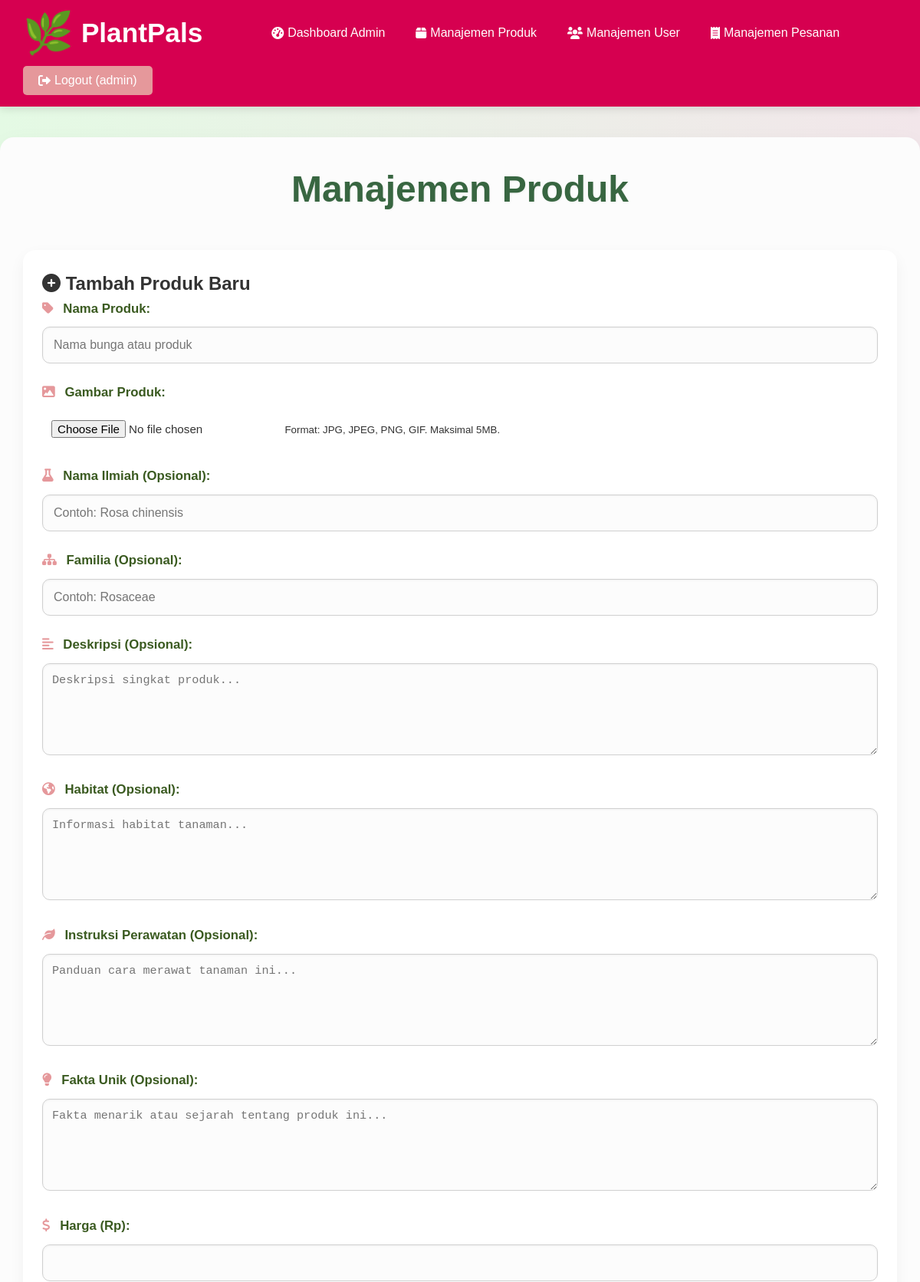
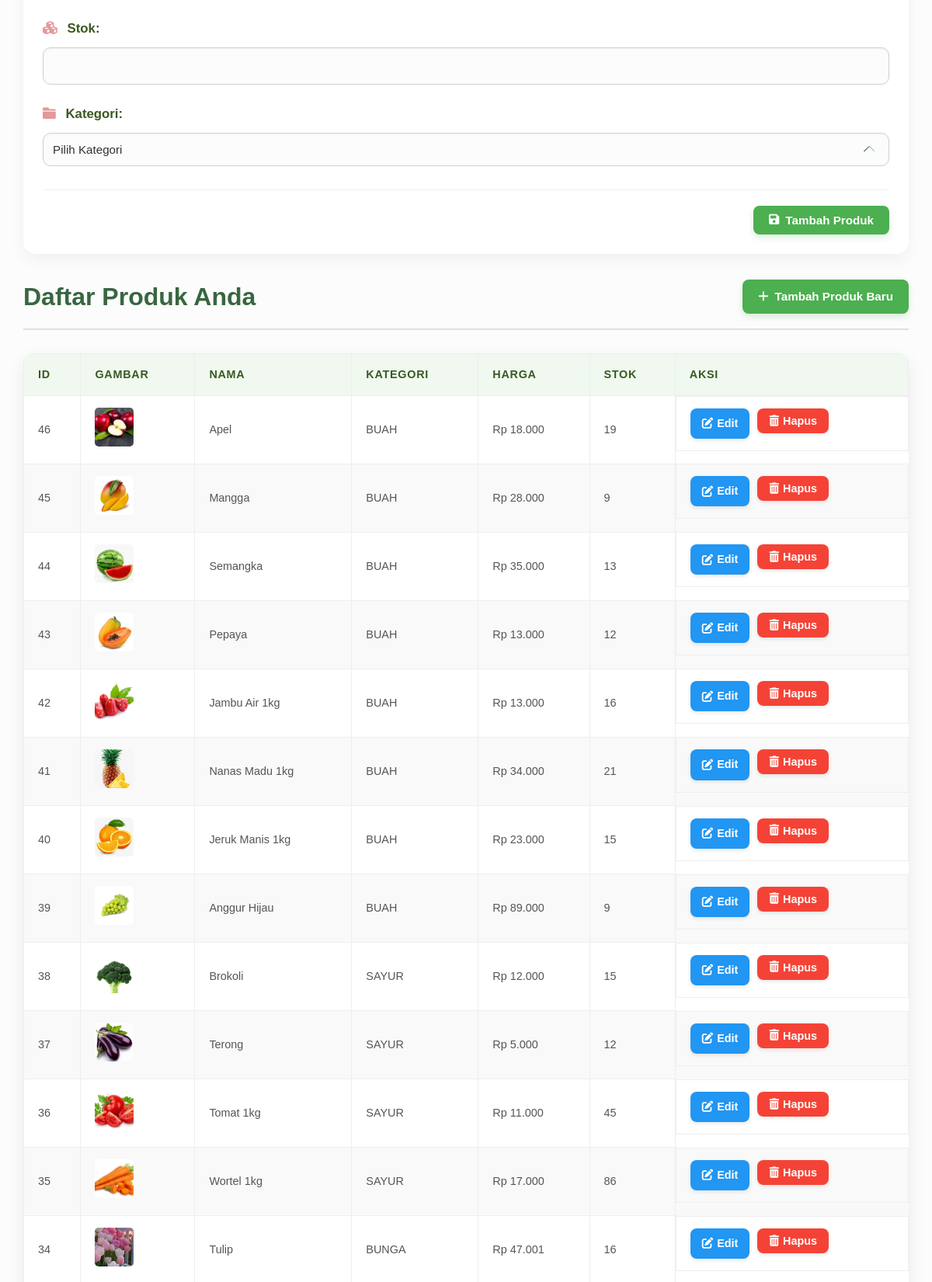
The app's page /admin/products.php (signed in, upper part) with its own data (2 pictures, top to bottom).
### tables this page shows
CREATE TABLE `products` (
  `id` int(11) NOT NULL,
  `name` varchar(100) NOT NULL,
  `img` varchar(255) DEFAULT NULL,
  `scientific_name` varchar(100) DEFAULT NULL,
  `family` varchar(100) DEFAULT NULL,
  `description` text DEFAULT NULL,
  `habitat` text DEFAULT NULL,
  `care_instructions` text DEFAULT NULL,
  `unique_fact` text DEFAULT NULL,
  `price` decimal(10,2) NOT NULL,
  `stock` int(11) NOT NULL DEFAULT 0,
  `seller_id` int(11) DEFAULT NULL,
  `category_id` int(11) DEFAULT NULL,
  `created_at` timestamp NOT NULL DEFAULT current_timestamp(),
  `updated_at` timestamp NOT NULL DEFAULT current_timestamp() ON UPDATE current_timestamp()
);

CREATE TABLE `categories` (
  `id` int(11) NOT NULL,
  `name` varchar(255) NOT NULL,
  `description` text DEFAULT NULL,
  `created_at` timestamp NOT NULL DEFAULT current_timestamp()
);

### admin/products.php (the view, shortened to what this page needs)
<?php
require_once ROOT_PATH . 'config.php';
$product_to_edit = null;
$products = [];
$sql = "SELECT p.*, u.username as seller_username, c.name as category_name FROM products p LEFT JOIN users u ON p.seller_id = u.id LEFT JOIN categories c ON p.category_id = c.id ORDER BY p.id DESC";
$result = mysqli_query($conn, $sql);
if ($result) {
    while ($row = mysqli_fetch_assoc($result)) {
        $products[] = $row;
    }
}
?>
<?php require_once ROOT_PATH . 'includes' . DIRECTORY_SEPARATOR . 'header.php'; ?>
    <h1>Manajemen Produk</h1>
    <div class="product-form-container card-panel">
        <h2><?php echo $product_to_edit ? '<i class="fas fa-edit"></i> Edit Produk' : '<i class="fas fa-plus-circle"></i> Tambah Produk Baru'; ?></h2>
        <form action="products.php" method="post" enctype="multipart/form-data">
            <div class="form-group">
                <label for="name"><i class="fas fa-tag"></i> Nama Produk:</label>
                <input type="text" id="name" name="name" value="<?php echo htmlspecialchars($product_to_edit['name'] ?? ''); ?>" required placeholder="Nama bunga atau produk">
            </div>
            <div class="form-group">
                <label for="product_image"><i class="fas fa-image"></i> Gambar Produk:</label>
                <input type="file" id="product_image" name="product_image" accept="image/*">
                <small>Format: JPG, JPEG, PNG, GIF. Maksimal 5MB.</small>
            </div>
            <div class="form-group">
                <label for="scientific_name"><i class="fas fa-flask"></i> Nama Ilmiah (Opsional):</label>
                <input type="text" id="scientific_name" name="scientific_name" value="<?php echo htmlspecialchars($product_to_edit['scientific_name'] ?? ''); ?>" placeholder="Contoh: Rosa chinensis">
            </div>
            <div class="form-group">
                <label for="family"><i class="fas fa-sitemap"></i> Familia (Opsional):</label>
                <input type="text" id="family" name="family" value="<?php echo htmlspecialchars($product_to_edit['family'] ?? ''); ?>" placeholder="Contoh: Rosaceae">
            </div>
            <div class="form-group">
                <label for="description"><i class="fas fa-align-left"></i> Deskripsi (Opsional):</label>
                <textarea id="description" name="description" placeholder="Deskripsi singkat produk..."><?php echo htmlspecialchars($product_to_edit['description'] ?? ''); ?></textarea>
            </div>
            <div class="form-group">
                <label for="habitat"><i class="fas fa-globe-americas"></i> Habitat (Opsional):</label>
                <textarea id="habitat" name="habitat" placeholder="Informasi habitat tanaman..."><?php echo htmlspecialchars($product_to_edit['habitat'] ?? ''); ?></textarea>
            </div>
            <div class="form-group">
                <label for="care_instructions"><i class="fas fa-leaf"></i> Instruksi Perawatan (Opsional):</label>
                <textarea id="care_instructions" name="care_instructions" placeholder="Panduan cara merawat tanaman ini..."><?php echo htmlspecialchars($product_to_edit['care_instructions'] ?? ''); ?></textarea>
            </div>
            <div class="form-group">
                <label for="unique_fact"><i class="fas fa-lightbulb"></i> Fakta Unik (Opsional):</label>
                <textarea id="unique_fact" name="unique_fact" placeholder="Fakta menarik atau sejarah tentang produk ini..."><?php echo htmlspecialchars($product_to_edit['unique_fact'] ?? ''); ?></textarea>
            </div>
            <div class="form-group">
                <label for="price"><i class="fas fa-dollar-sign"></i> Harga (Rp):</label>
                <input type="number" id="price" name="price" step="any" value="<?php echo htmlspecialchars($product_to_edit['price'] ?? ''); ?>" required min="0">
            </div>
            <div class="form-group">
                <label for="stock"><i class="fas fa-cubes"></i> Stok:</label>
                <input type="number" id="stock" name="stock" value="<?php echo htmlspecialchars($product_to_edit['stock'] ?? ''); ?>" required min="0">
            </div>
            <div class="form-group">
                <label for="category_id"><i class="fas fa-folder"></i> Kategori:</label>
                <select id="category_id" name="category_id" required>
                    <option value="">Pilih Kategori</option>
                </select>
            </div>
            <div class="form-action-btns">
                <button type="submit" class="submit-btn"><i class="fas fa-save"></i> <?php echo $product_to_edit ? 'Update Produk' : 'Tambah Produk'; ?></button>
            </div>
        </form>
    </div>
    <div class="section-header">
        <h2>Daftar Produk Anda</h2>
        <a href="products.php" class="add-new-btn"><i class="fas fa-plus"></i> Tambah Produk Baru</a>
    </div>
    <table class="data-table">
        <thead>
            <tr>
                <th>ID</th>
                <th>Gambar</th>
                <th>Nama</th>
                <th>Kategori</th>
                <th>Harga</th>
                <th>Stok</th>
                <th>Aksi</th>
            </tr>
        </thead>
        <tbody>
            <?php if (empty($products)): ?>
                <tr><td colspan="7">Anda belum memiliki produk.</td></tr>
            <?php else: ?>
                <?php foreach ($products as $product): ?>
                <tr>
                    <td><?php echo htmlspecialchars($product['id']); ?></td>
                    <td><img src="<?php echo htmlspecialchars($product['img']); ?>" alt="Gambar <?php echo htmlspecialchars($product['name']); ?>" style="width: 50px; height: 50px; object-fit: cover; border-radius: 5px;"></td>
                    <td><?php echo htmlspecialchars($product['name']); ?></td>
                    <td><?php echo htmlspecialchars($product['category_name'] ?? 'N/A'); ?></td>
                    <td>Rp <?php echo number_format($product['price'], 0, ',', '.'); ?></td>
                    <td><?php echo htmlspecialchars($product['stock']); ?></td>
                    <td class="action-buttons">
                        <a href="products.php?edit_id=<?php echo htmlspecialchars($product['id']); ?>" class="edit-btn"><i class="fas fa-edit"></i> Edit</a>
                        <form action="products.php" method="post" style="display:inline-block;">
                            <button type="submit" class="delete-btn" onclick="return confirm('Yakin ingin menghapus produk ini?');"><i class="fas fa-trash-alt"></i> Hapus</button>
                        </form>
                    </td>
                </tr>
                <?php endforeach; ?>
            <?php endif; ?>
        </tbody>
    </table>
<?php require_once ROOT_PATH . 'includes' . DIRECTORY_SEPARATOR . 'footer.php'; ?>

### CSS/main_styles.css (style rules this page uses)
* { box-sizing: border-box; margin: 0; padding: 0; }
body { font-family: 'Poppins', sans-serif; line-height: 1.6; background: linear-gradient(to right, rgb(228, 250, 228), rgb(242, 230, 234)); color: #333; min-height: 100vh; display: flex; flex-direction: column; }
h1, h2, h3, h4, h5, h6, .section-heading, .section-sub-title { font-family: 'Montserrat', sans-serif; }
a { color: #D60050; text-decoration: none; transition: color 0.3s ease; }
.card-panel { background: #fff; padding: 30px; border-radius: 12px; box-shadow: 0 5px 15px rgba(0,0,0,0.1); }

### records on screen
products: id "46", img (picture), name "Apel", category.name "BUAH", price "18.000", stock "19"
products: id "45", img (picture), name "Mangga", category.name "BUAH", price "28.000", stock "9"
products: id "44", img (picture), name "Semangka", category.name "BUAH", price "35.000", stock "13"
products: id "43", img (picture), name "Pepaya", category.name "BUAH", price "13.000", stock "12"
products: id "42", img (picture), name "Jambu Air 1kg", category.name "BUAH", price "13.000", stock "16"
products: id "41", img (picture), name "Nanas Madu 1kg", category.name "BUAH", price "34.000", stock "21"
products: id "40", img (picture), name "Jeruk Manis 1kg", category.name "BUAH", price "23.000", stock "15"
products: id "39", img (picture), name "Anggur Hijau", category.name "BUAH", price "89.000", stock "9"
products: id "38", img (picture), name "Brokoli", category.name "SAYUR", price "12.000", stock "15"
products: id "37", img (picture), name "Terong", category.name "SAYUR", price "5.000", stock "12"
products: id "36", img (picture), name "Tomat 1kg", category.name "SAYUR", price "11.000", stock "45"
products: id "35", img (picture), name "Wortel 1kg", category.name "SAYUR", price "17.000", stock "86"
products: id "34", img (picture), name "Tulip", category.name "BUNGA", price "47.001", stock "16"

### other values on screen
$current_username "admin"
